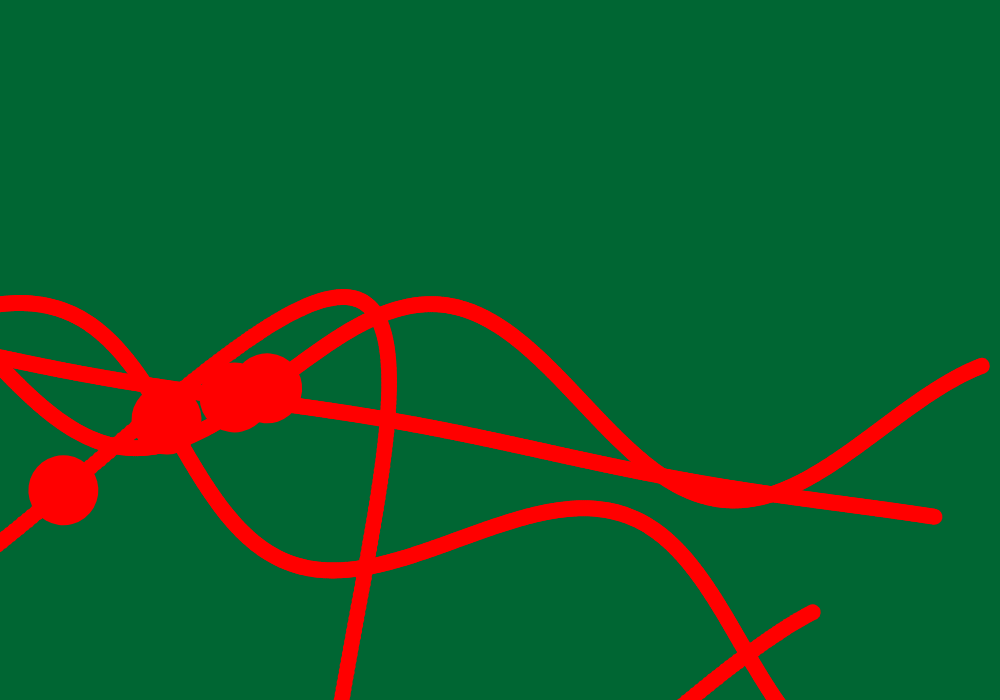
Frame 1 (no input)
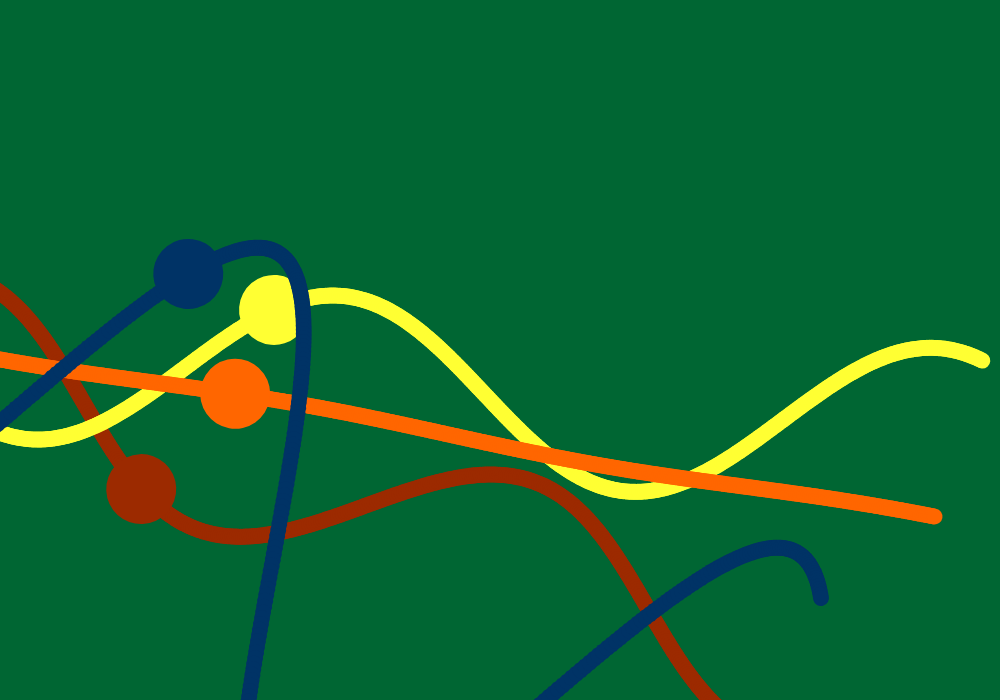
Frame 60 (no input)
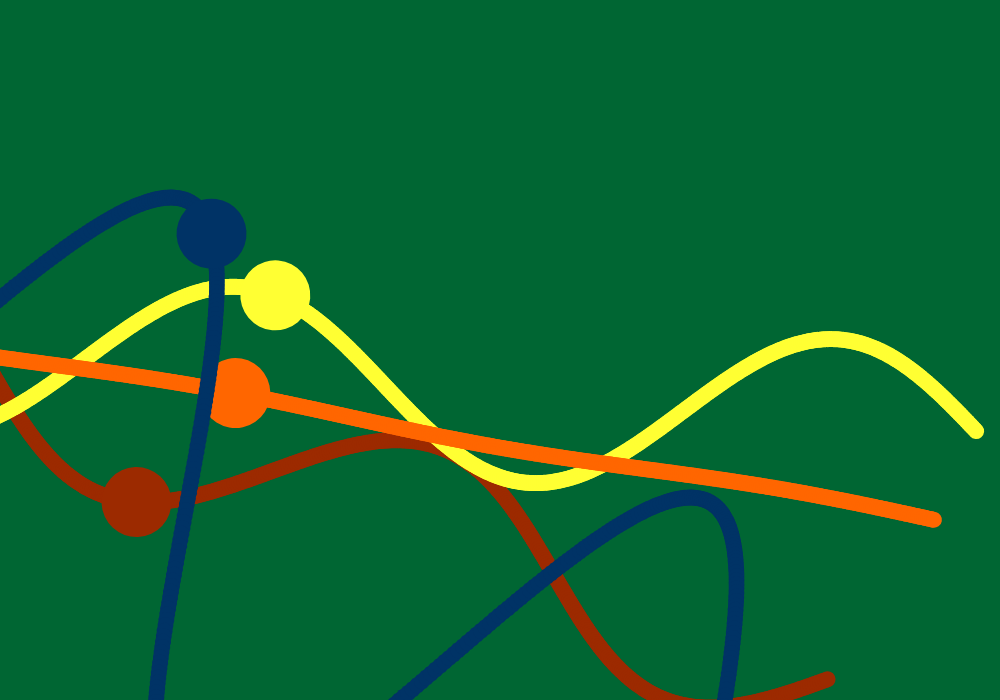
Frame 120 (the mouse pressed at the canvas centre since frame 60)

The p5.js sketch that drew these frames (run headless with seeded random() and noise() and a simulated clock; from frame 60 on, the mouse is pressed at the canvas centre):

// p5.js sketch
// ── sketch.js

function Wave() {
  
  //using a pre exiasting code to start but adapting it
  this.xspacing = 2;    // Distance between each horizontal location
  this.w = width+12;                // Width of entire wave
  this.theta = 270.0;      // Start angle at 0
  this.amplitude = 50; // Height of wave
  this.period = 75.0;   // How many pixels before the wave repeats
  this.dx = (QUARTER_PI / this.period) * this.xspacing;               // Value for incrementing x
  this.yvalues = new Array(floor(this.w / this.xspacing));  // Using an array to store height values for the wave
  this.showBall = ellipse(150 * this.xspacing, height/2 + this.yvalues[150], 160, 160);
  
  this.angle = 0;
  this.c = color(255,0,0);
  
  
  this.calcWave = function() {
   
    this.theta += 0.0175;
  
    // For every x value, calculate a y value with sine function
    var x = this.theta;
    for (var i = 0; i < this.yvalues.length; i++) {
      this.yvalues[i] = sin(x)*this.amplitude;
      x += this.dx;
    }
  }
  
  this.renderWave = function() {
    push();
    rotate(radians(this.angle));
    noStroke();
    fill(this.c);
    // A simple way to draw the wave with an ellipse at each location
    for (var x = 0; x < this.yvalues.length; x++) {
      ellipse(x * this.xspacing, height/2 + this.yvalues[x], 16, 16);
    }
    
    if(this.showBall) {
      ellipse(150 * this.xspacing, height/2 + this.yvalues[150], 70, 70);  
    }
    
    pop()
  }
}

var wave;
var wave2;
var wave3;
var wave4;



function setup() {
  createCanvas(1000, 700);
  
  wave = new Wave();
  wave.amplitude = -80;
  wave.angle = 20;
  
  wave2 = new Wave();
  wave2.amplitude = 85;
 wave2.angle = 5;
 
 wave3 = new Wave();
  wave3.amplitude = 4;
  wave3.angle = 10;
 
  wave4 = new Wave();
  wave4.amplitude = 270;
  wave4.angle = 30;
 
 
  
  // w = width+12;
  // dx = (QUARTER_PI / period) * xspacing;
  // yvalues = new Array(floor(w/xspacing));
}


function draw() {
  background(0, 102, 51);
  wave.calcWave();
  wave.renderWave();
  wave.c = color(156, 42, 0);//red
  
  wave2.calcWave();
  wave2.renderWave();
  wave2.c = color(255,255,51);//yellow
  wave3.calcWave();
  wave3.renderWave();
  wave3.c = color(255, 102, 0);//orange
 
  wave4.calcWave();
  wave4.renderWave();
  wave4.c = color(0, 51, 102); //blue
  
}
